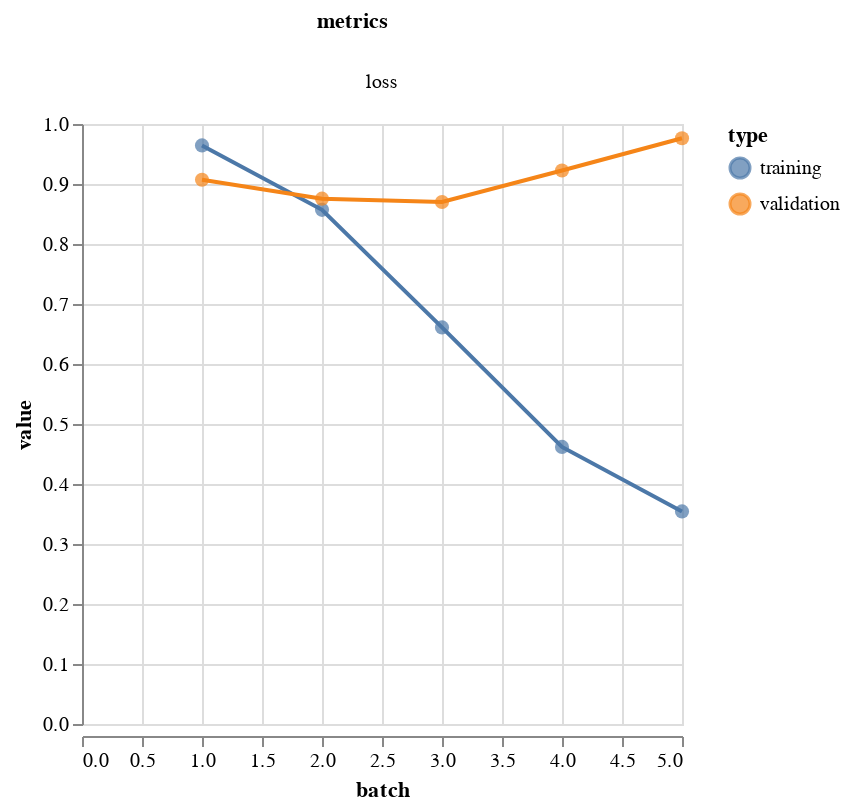

Notebook source saved alongside this figure:
### Code cell
metrics(output.history)

### Figure 1 — Vega-Lite specification as saved in the notebook (floating-point values rounded to 4 significant figures)
{"config": {"view": {"continuousWidth": 400, "continuousHeight": 300}}, "data": {"name": "data-a7860b1058cf45564f1bfa8684c7159e"}, "facet": {"column": {"type": "nominal", "field": "metrics"}}, "spec": {"layer": [{"mark": {"type": "circle", "size": 50}, "encoding": {"color": {"type": "nominal", "field": "type"}, "tooltip": [{"type": "quantitative", "field": "batch"}, {"type": "quantitative", "field": "value"}], "x": {"type": "quantitative", "field": "batch"}, "y": {"type": "quantitative", "field": "value"}}, "height": 300, "width": 300}, {"mark": "line", "encoding": {"color": {"type": "nominal", "field": "type"}, "x": {"type": "quantitative", "field": "batch"}, "y": {"type": "quantitative", "field": "value"}}, "height": 300, "width": 300}]}, "resolve": {"scale": {"y": "independent"}}, "$schema": "https://vega.github.io/schema/vega-lite/v4.8.1.json", "datasets": {"data-a7860b1058cf45564f1bfa8684c7159e": [{"batch": 1, "value": 0.9643, "type": "training", "metrics": "loss"}, {"batch": 2, "value": 0.8569, "type": "training", "metrics": "loss"}, {"batch": 3, "value": 0.6609, "type": "training", "metrics": "loss"}, {"batch": 4, "value": 0.4619, "type": "training", "metrics": "loss"}, {"batch": 5, "value": 0.3543, "type": "training", "metrics": "loss"}, {"batch": 1, "value": 0.9071, "type": "validation", "metrics": "loss"}, {"batch": 2, "value": 0.8756, "type": "validation", "metrics": "loss"}, {"batch": 3, "value": 0.8701, "type": "validation", "metrics": "loss"}, {"batch": 4, "value": 0.9225, "type": "validation", "metrics": "loss"}, {"batch": 5, "value": 0.9763, "type": "validation", "metrics": "loss"}]}}
